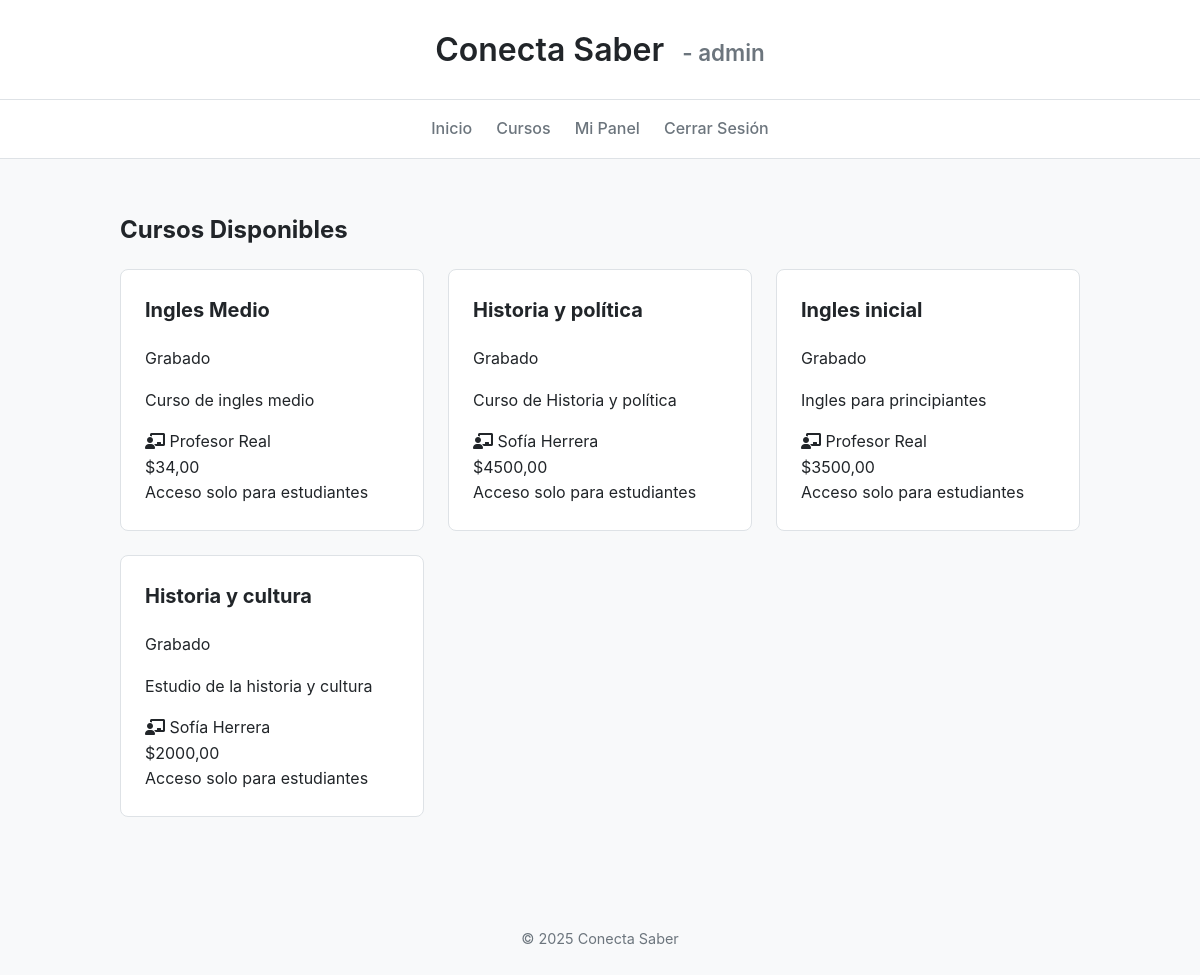
The app's page /cursos/ (signed in) with its own data.
### core/models.py (models this page shows, shortened)
class Usuario(AbstractUser):
    nombre_completo = models.CharField(max_length=100)
    es_estudiante = models.BooleanField(default=False)
    es_instructor = models.BooleanField(default=False)
    es_administrador = models.BooleanField(default=False)
    titulo_especialidad = models.CharField(max_length=100, blank=True, null=True, help_text="Título o especialidad del instructor (ej: 'Profesor de Historia', 'Ingeniero en Sistemas')")

class Curso(models.Model):
    instructor = models.ForeignKey(Usuario, on_delete=models.CASCADE, related_name='cursos')
    titulo = models.CharField(max_length=100)
    slug = models.SlugField(unique=True, blank=True)
    descripcion = models.TextField()
    precio = models.DecimalField(max_digits=10, decimal_places=2)
    tipo = models.CharField(
        max_length=20,
        choices=[('grabado', 'Grabado'), ('en vivo', 'En vivo')]
    )
    estado = models.CharField(
        max_length=20,
        choices=[('activo', 'Activo'), ('inactivo', 'Inactivo')],
        default='activo'
    )
    link_material = models.URLField(blank=True, null=True, help_text="Link opcional para material adicional del curso")
    archivo_pdf = models.FileField(upload_to='cursos/pdfs/', blank=True, null=True, help_text="Archivo PDF opcional para el curso")
    fecha_creacion = models.DateTimeField(auto_now_add=True)
    fecha_actualizacion = models.DateTimeField(auto_now=True)
    class Meta:
        ordering = ['-fecha_creacion']

### core/views.py (the view)
# urls.py: path('cursos/', views.course_list, name='course_list'),
def course_list(request: HttpRequest) -> HttpResponse:
    courses = Curso.objects.all()
    user_courses = []
    if request.user.is_authenticated:
        usuario = cast(Usuario, request.user)
        if usuario.es_estudiante:
            compras = Compra.objects.filter(
                estudiante=usuario,
                estado_pago='validado'
            ).values_list('curso_id', flat=True)
            user_courses = Curso.objects.filter(id__in=compras)
    context = {
        "courses": courses,
        "user_courses": user_courses,
    }
    return render(request, "core/course_list.html", context)

### core/templates/core/course_list.html (shortened to what this page needs)
{% extends "core/base.html" %}
{% block content %}
    <h2>Cursos Disponibles</h2>
    <div class="course-grid">
        {% for course in courses %}
            <div class="course-card">
                <div class="course-header">
                    <h3>{{ course.titulo }}</h3>
                    <span class="course-type {{ course.tipo }}">{{ course.get_tipo_display }}</span>
                </div>
                <div class="course-body">
                    <p class="description">{{ course.descripcion|truncatewords:30 }}</p>
                    <div class="instructor-info">
                        <i class="fas fa-chalkboard-teacher"></i>
                        <span>{{ course.instructor.nombre_completo }}</span>
                    </div>
                </div>
                <div class="course-footer">
                    <div class="price">${{ course.precio }}</div>
                    {% if user.is_authenticated %}
                        {% if user.es_estudiante %}
                            {% if course in user_courses %}
                                <a href="{% url 'ver_contenido' course.pk %}" class="btn-access">
                                    <i class="fas fa-play-circle"></i>
                                    Ver Contenido
                                </a>
                            {% else %}
                                <a href="{% url 'pagar_curso' course.pk %}" class="btn-enroll">
                                    <div class="btn-content">
                                        <div class="btn-main">
                                            <i class="fas fa-shopping-cart"></i>
                                            <span>Comprar Curso</span>
                                        </div>
                                        <div class="btn-price">
                                            <span>${{ course.precio }}</span>
                                        </div>
                                    </div>
                                </a>
                            {% endif %}
                        {% else %}
                            <span class="instructor-note">Acceso solo para estudiantes</span>
                        {% endif %}
                    {% else %}
                        <a href="{% url 'login' %}?next={% url 'pagar_curso' course.pk %}" class="btn-login">
                            <i class="fas fa-sign-in-alt"></i>
                            Iniciar Sesión para Comprar
                        </a>
                    {% endif %}
                </div>
            </div>
        {% empty %}
            <p>No hay cursos disponibles en este momento.</p>
        {% endfor %}
    </div>
{% endblock %}

### core/templates/core/base.html (shortened to what this page needs)
<!DOCTYPE html>
<html lang="es">
<head>
    <link rel="stylesheet" href="https://cdnjs.cloudflare.com/ajax/libs/font-awesome/6.0.0/css/all.min.css">
    {% load static %}
    <link rel="stylesheet" href="{% static 'core/css/buttons.css' %}">
    <link rel="stylesheet" href="{% static 'core/css/auth.css' %}">
    <link rel="stylesheet" href="{% static 'core/css/dashboard.css' %}">
</head>
<body>
    <header>
        <h1>
            <a href="{% url 'home' %}" style="text-decoration: none; color: inherit;">
                Conecta Saber
                {% if user.is_authenticated %}
                    <span style="font-size: 0.7em; color: var(--secondary-color); margin-left: 10px;">
                        - {{ user.username }}
                    </span>
                {% endif %}
            </a>
        </h1>
    </header>
    <nav>
        <a href="{% url 'home' %}">Inicio</a>
        <a href="{% url 'course_list' %}">Cursos</a>
        {% if user.is_authenticated %}
            {% if user.is_superuser %}
                <a href="{% url 'admin_dashboard' %}">Mi Panel</a>
            {% elif user.es_instructor %}
                <a href="{% url 'instructor_dashboard' %}">Mi Panel</a>
            {% else %}
                <a href="{% url 'dashboard' %}">Mi Panel</a>
            {% endif %}
            <a href="{% url 'logout' %}">Cerrar Sesión</a>
        {% else %}
            <a href="{% url 'login' %}">Iniciar Sesión</a>
        {% endif %}
    </nav>
    <main>
        {% block content %}{% endblock %}
    </main>
    <footer>
        <p>&copy; {% now "Y" %} Conecta Saber</p>
    </footer>
</body>
</html>

### core/templates/core/base.html (style rules this page uses)
:root { --primary-color: #007bff; --secondary-color: #6c757d; --background-color: #f8f9fa; --text-color: #212529; --card-bg: #ffffff; --border-color: #dee2e6; }
body { font-family: -apple-system, BlinkMacSystemFont, "Segoe UI", Roboto, "Helvetica Neue", Arial, sans-serif; margin: 0; background-color: var(--background-color); color: var(--text-color); line-height: 1.6; }
header { background-color: var(--card-bg); color: var(--text-color); padding: 1.5rem 2rem; text-align: center; border-bottom: 1px solid var(--border-color); }
header h1 { margin: 0; font-weight: 600; }
nav { background-color: var(--card-bg); padding: 1rem; border-bottom: 1px solid var(--border-color); display: flex; justify-content: center; gap: 1.5rem; }
nav a { color: var(--secondary-color); text-decoration: none; font-weight: 500; transition: color 0.2s; }
main { padding: 2rem; max-width: 960px; margin: 0 auto; }
.course-grid { display: grid; grid-template-columns: repeat(auto-fill, minmax(280px, 1fr)); gap: 1.5rem; }
.course-card { background-color: var(--card-bg); border: 1px solid var(--border-color); border-radius: 8px; padding: 1.5rem; transition: box-shadow 0.2s, transform 0.2s; }
.course-card h3 { margin-top: 0; font-size: 1.25rem; }
footer { text-align: center; padding: 2rem; margin-top: 2rem; color: var(--secondary-color); font-size: 0.9rem; }

### records on screen
Usuario: username "admin"
Curso: titulo "Ingles Medio", tipo "Grabado", descripcion "Curso de ingles medio", instructor.nombre_completo "Profesor Real", precio "34,00"
Curso: titulo "Historia y política", tipo "Grabado", descripcion "Curso de Historia y política", instructor.nombre_completo "Sofía Herrera", precio "4500,00"
Curso: titulo "Ingles inicial", tipo "Grabado", descripcion "Ingles para principiantes", instructor.nombre_completo "Profesor Real", precio "3500,00"
Curso: titulo "Historia y cultura", tipo "Grabado", descripcion "Estudio de la historia y cultura", instructor.nombre_completo "Sofía Herrera", precio "2000,00"
